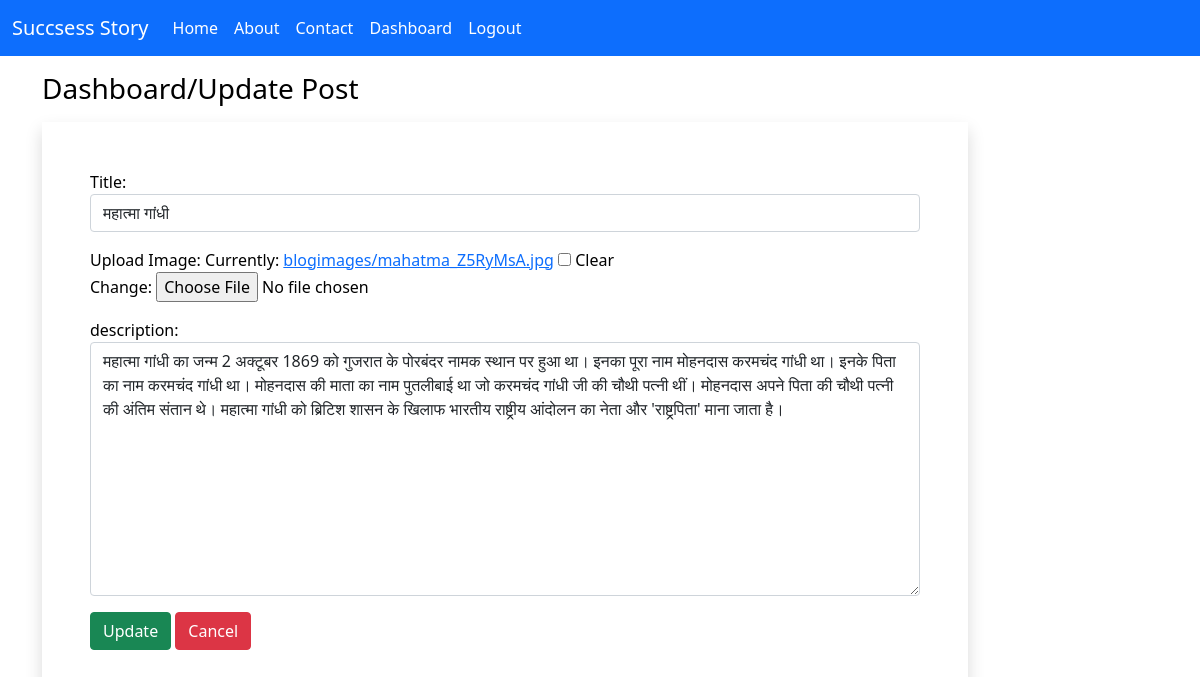
The app's page /updatepost/5/ (signed in) with its own data.
### blog/models.py (models this page shows)
class Post(models.Model):
    title=models.CharField(max_length=150)
    desc = models.TextField()
    photo = models.ImageField(upload_to='blogimages',blank=True)

### blog/views.py (the view)
# urls.py: path('updatepost/<int:id>/',views.update_post, name='updatepost'),
def update_post(request, id):
   if request.user.is_authenticated:
    if request.method=="POST":
        pi = Post.objects.get(pk = id )
        form = PostForm(request.POST,request.FILES, instance=pi)
        if form.is_valid():
            form.save()
            messages.success(request, 'Congratulations Post has been updated succsessfully !!')
    else:
        pi = Post.objects.get(pk = id )
        form = PostForm(instance=pi)
    return render(request, 'blog/updatepost.html',{'form':form})
   else:
    return HttpResponseRedirect('/login/')

### blog/forms.py
class PostForm(forms.ModelForm):
    class Meta:
        model = Post
        fields=['title','photo','desc']
        labels= {'title':'Title','photo':'Upload Image', 'desc':'description'}
        widgets = {'title':forms.TextInput(attrs={'class':'form-control'}),
        'desc':forms.Textarea(attrs={'class':'form-control'})}

### blog/templates/blog/updatepost.html (shortened to what this page needs)
{% extends 'blog/base.html' %}
{% load static %}
{% block content %}
<div class="col-sm-10">
    <h3 class="text-black my-3">Dashboard/Update Post</h3>
    <form action="" method="POST" enctype="multipart/form-data" novalidate class="shadow p-5">
          {{form.as_p}}
        <input type="submit" value="Update" class="btn btn-success">
        <a href="{% url 'dashboard' %}" class="btn btn-danger">Cancel</a>
    </form>
</div>
{% endblock content %}

### blog/static/blog/css/style.css (style rules this page uses)
body { background-color:white; color:black; }

### records on screen
Post: title "महात्मा गांधी", desc "महात्मा गांधी का जन्म 2 अक्टूबर 1869 को गुजरात के पोरबंदर नामक स्थान पर हुआ था। इनका पूरा नाम मोहनदास करमचंद गांधी था। इनके पिता का नाम करमचंद गांधी था। मोहनदास की माता का नाम पुतलीबाई था जो करमचंद गांधी जी की चौथी पत्नी थीं। मोहनदास अपने पिता की चौथी पत्नी की अंतिम संतान थे। महात्मा गांधी को ब्रिटिश शासन के खिलाफ भारतीय राष्ट्रीय आंदोलन का नेता और 'राष्ट्रपिता' माना जाता है।"
